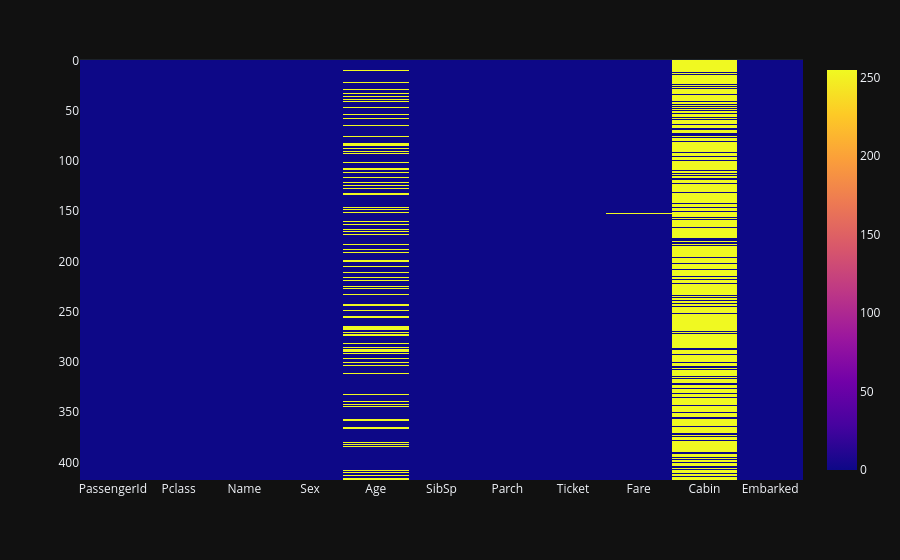

Notebook source saved alongside this figure:
### Code cell
eval.isna().plot(kind='imshow')

### Figure 1 — Plotly figure (JSON) as saved in the notebook; plotly's stock layout.template omitted (floating-point values rounded to 4 significant figures; data arrays with more than 128 entries replaced by an {"elided": "..."} marker saying what was removed)
{"data": [{"coloraxis": "coloraxis", "name": "0", "x": ["PassengerId", "Pclass", "Name", "Sex", "Age", "SibSp", "Parch", "Ticket", "Fare", "Cabin", "Embarked"], "y": {"elided": "418 int values"}, "z": {"elided": "418x11 int values"}, "type": "heatmap", "xaxis": "x", "yaxis": "y", "hovertemplate": "x: %{x}<br>y: %{y}<br>color: %{z}<extra></extra>"}], "layout": {"xaxis": {"anchor": "y", "domain": [0.0, 1.0], "scaleanchor": "y", "constrain": "domain"}, "yaxis": {"anchor": "x", "domain": [0.0, 1.0], "autorange": "reversed", "constrain": "domain"}, "coloraxis": {"colorscale": [[0.0, "#0d0887"], [0.1111, "#46039f"], [0.2222, "#7201a8"], [0.3333, "#9c179e"], [0.4444, "#bd3786"], [0.5556, "#d8576b"], [0.6667, "#ed7953"], [0.7778, "#fb9f3a"], [0.8889, "#fdca26"], [1.0, "#f0f921"]]}, "margin": {"t": 60}}}
